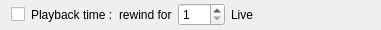
<?xml version="1.0" encoding="UTF-8"?>
<ui version="4.0">
 <class>RewindForWidget</class>
 <widget class="QWidget" name="RewindForWidget">
  <property name="geometry">
   <rect>
    <x>0</x>
    <y>0</y>
    <width>381</width>
    <height>30</height>
   </rect>
  </property>
  <property name="minimumSize">
   <size>
    <width>0</width>
    <height>30</height>
   </size>
  </property>
  <layout class="QHBoxLayout" name="horizontalLayout">
   <property name="topMargin">
    <number>0</number>
   </property>
   <property name="bottomMargin">
    <number>0</number>
   </property>
   <item>
    <widget class="QCheckBox" name="enabledCheckBox"/>
   </item>
   <item>
    <widget class="QLabel" name="longLabel">
     <property name="text">
      <string>Playback time :</string>
     </property>
    </widget>
   </item>
   <item>
    <widget class="QLabel" name="rewindForLabel">
     <property name="text">
      <string>rewind for</string>
     </property>
    </widget>
   </item>
   <item>
    <widget class="QSpinBox" name="secondsSpinBox">
     <property name="minimum">
      <number>1</number>
     </property>
     <property name="maximum">
      <number>300</number>
     </property>
    </widget>
   </item>
   <item>
    <widget class="QLabel" name="liveLabel">
     <property name="text">
      <string>Live</string>
     </property>
    </widget>
   </item>
   <item>
    <spacer name="horizontalSpacer">
     <property name="orientation">
      <enum>Qt::Horizontal</enum>
     </property>
     <property name="sizeHint" stdset="0">
      <size>
       <width>199</width>
       <height>27</height>
      </size>
     </property>
    </spacer>
   </item>
  </layout>
 </widget>
 <resources/>
 <connections/>
</ui>
